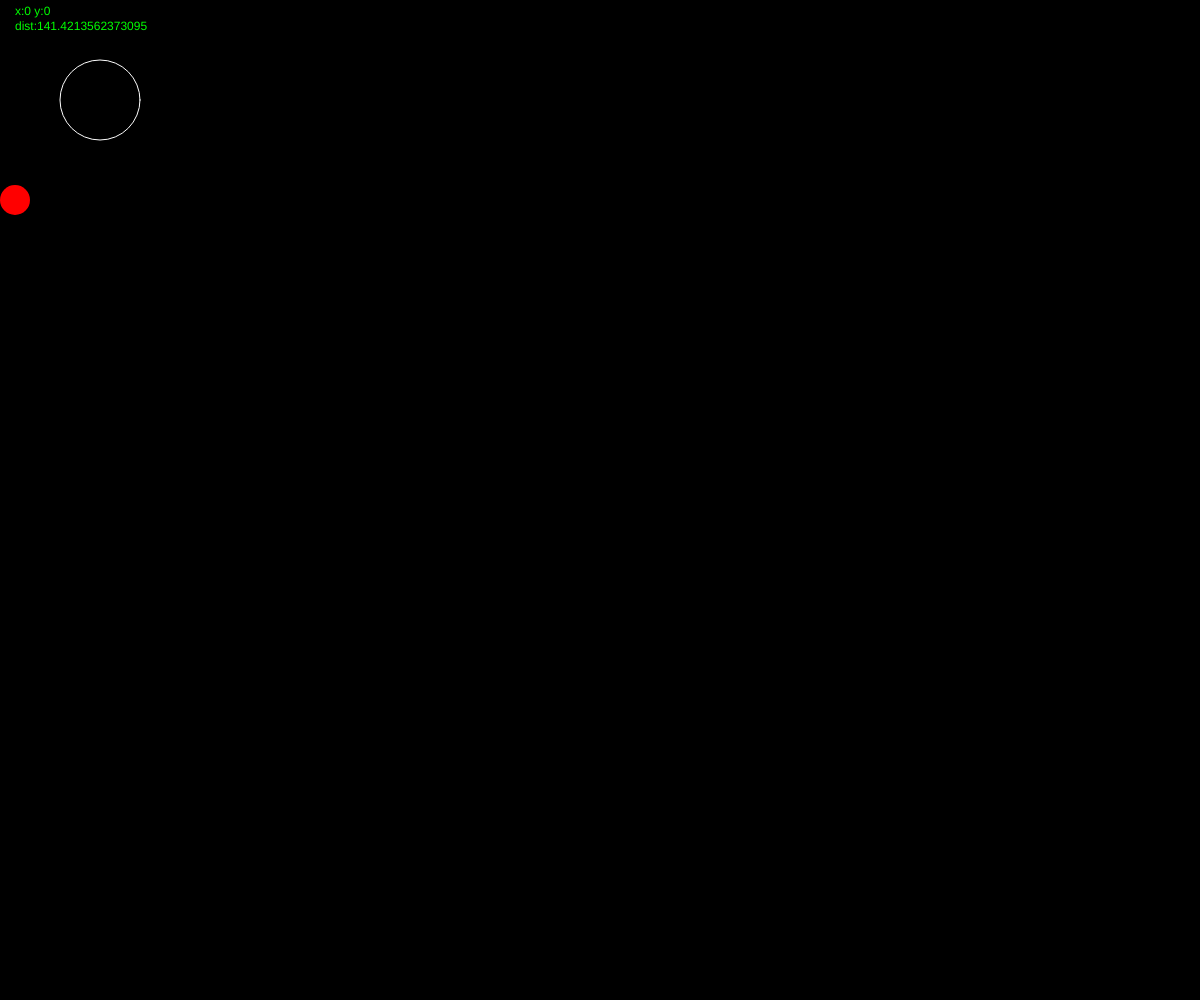
Frame 1 (no input)
Frame 60 (no input): identical to frame 1, image omitted
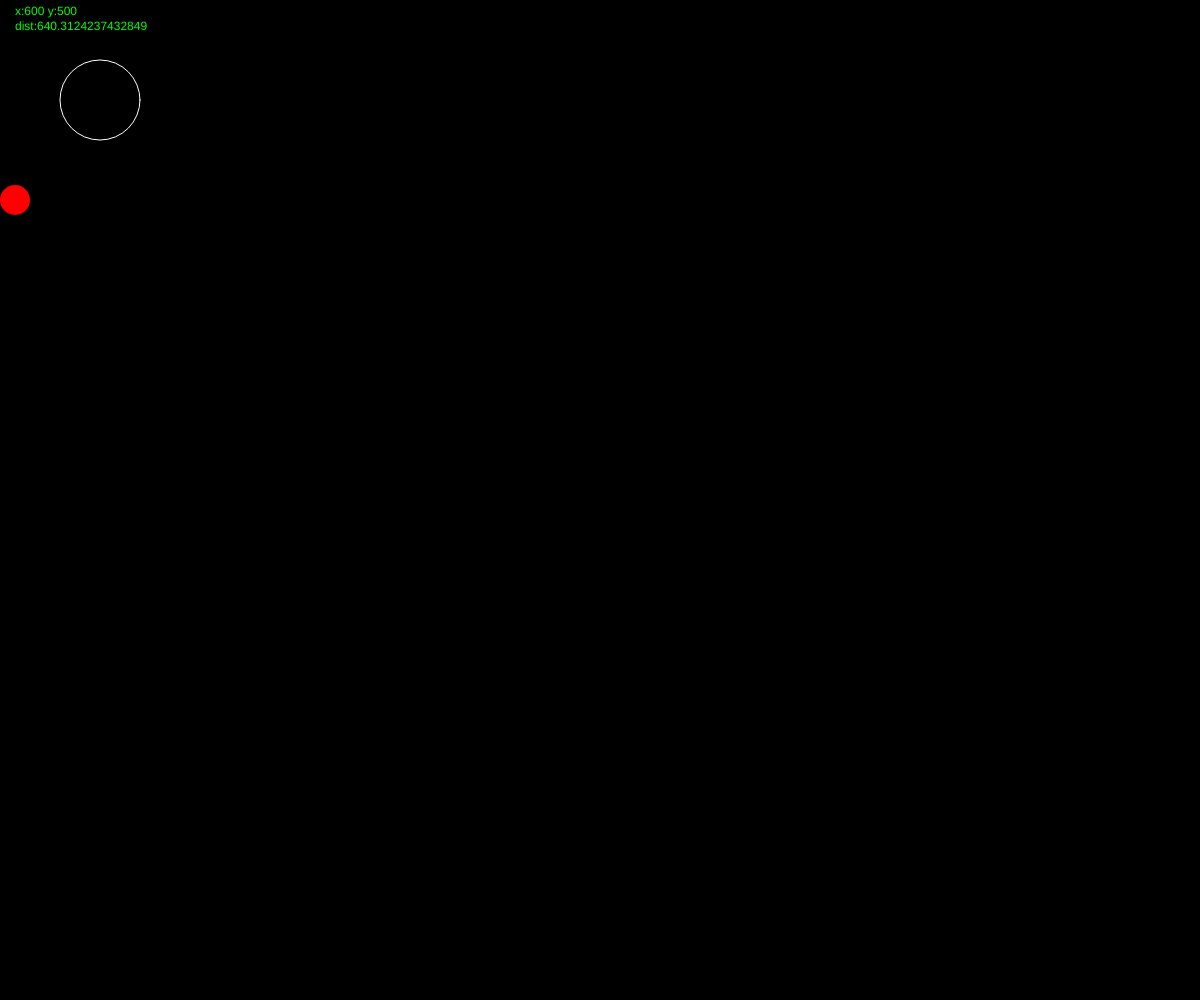
Frame 120 (the mouse pressed at the canvas centre since frame 60)

The p5.js sketch that drew these frames (run headless with seeded random() and noise() and a simulated clock; from frame 60 on, the mouse is pressed at the canvas centre):

// p5.js sketch
// ── sketch.js
let buttonX = 100;
let buttonY = 100;
let buttonD = 80;
let hovering = false;
//boolean variable that tracks whether the mouse is hovering over my button

let r = 0; //variables to store rgb values
let g = 0;
let b = 0;

let ballX = 0;
let ballSpeed = 4;
let ballDiameter = 30;

function setup() {
  createCanvas(windowWidth, windowHeight);
  background(0);
  // noLoop(); // prevent draw();to loop itself
  ballX = ballDiameter / 2;
}

function draw() {
  background(r, g, b); //use the rgb variables to set the bg color
  strokeWeight(1);
  fill(0, 255, 0); //green fill
  text("x:" + mouseX + " y:" + mouseY, 15, 15);

  let distance = dist(mouseX, mouseY, buttonX, buttonY);
  text("dist:" + distance, 15, 30);

  stroke(255); //white stroke
  noFill();

  //bounce back from the border
  if (ballX > width - ballDiameter / 2 || ballX < ballDiameter / 2) {
    ballSpeed = -ballSpeed;
  }

  // is the distance between the mouse and the center of the button less than the radius?
  if (distance < buttonD / 2) {
    fill(50);
    hovering = true; //flipped hovering variable
    ballX = ballX + ballSpeed;
    if (mouseIsPressed) {
      //如果mouse被按着。。。
      strokeWeight(4);
    }
  } else {
    hovering = false;
  }

  //button
  circle(buttonX, buttonY, buttonD);

  //bounce ball
  fill("red");
  noStroke();
  circle(ballX, 200, ballDiameter); // circle uses ballX for positionX
}

function mousePressed() {
  //只会返回一个值
  // the mousePressed function runs enclosed code ONCE when the mouse is pressed down
  if (hovering == true) {
    r = random(255);
    g = random(255);
    b = random(255);
    ballSpeed = -ballSpeed;
  }
}
